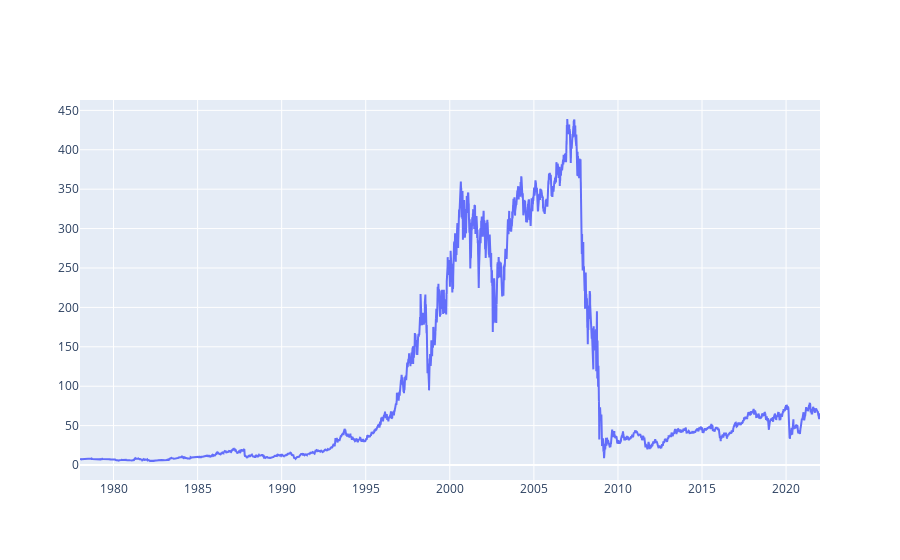

Notebook code cell kept with this figure:
### Markdown cell above
# Here is some Time Series Plots of the data 
It can be used for timeseries analysis of the data

### Code cell
from_date = '1978-01-01'

filtered_share_price_data = company_share_price_data[company_share_price_data['Date'] > from_date]
data = [go.Scatter(
    x=filtered_share_price_data['Date'],
    y=filtered_share_price_data['Close']
)]
iplot(data)

### Figure 1 — Plotly figure (JSON) as saved in the notebook; plotly's stock layout.template omitted (floating-point values rounded to 4 significant figures; data arrays with more than 128 entries replaced by an {"elided": "..."} marker saying what was removed)
{"data": [{"type": "scatter", "x": {"elided": "11102 str values"}, "y": {"elided": "11102 float values"}}], "layout": {}}
